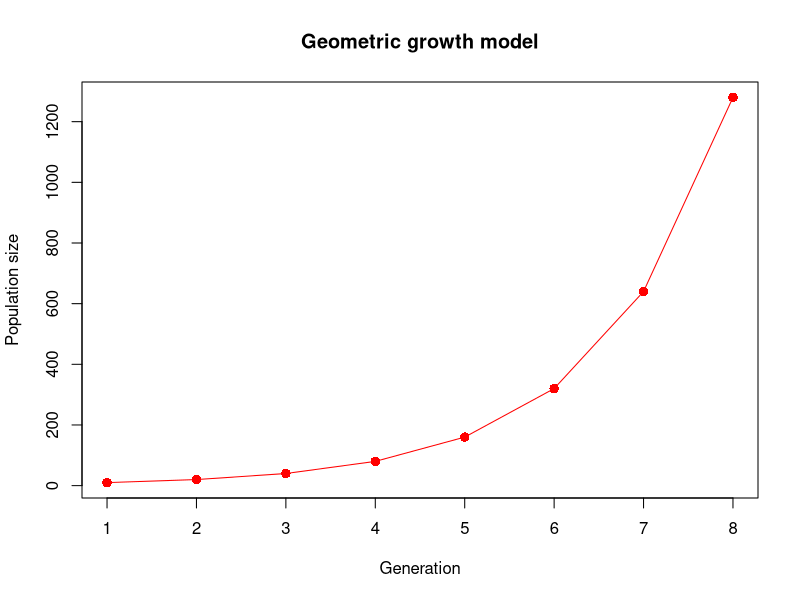

Write the R code that produced this figure.
rm(list=ls(all=TRUE)); # clear past actions from R's memory 

# Iterate geometric growth model until population goes over 1000

# set initial size
initsize=10;

# initialize vector to hold results 
popsize=initsize; 

# create variable to hold the current population size
popnow=initsize; 

# calculate population sizes and append to popsize
while(popnow<1000) { 
        popnow=popnow*2;
        popsize=c(popsize,popnow);
}

tvals=1:length(popsize); 
plot(tvals, popsize,type="o",col="red",
xlab="Generation",ylab="Population size",pch=16,cex=1.25);

title(main="Geometric growth model"); 


